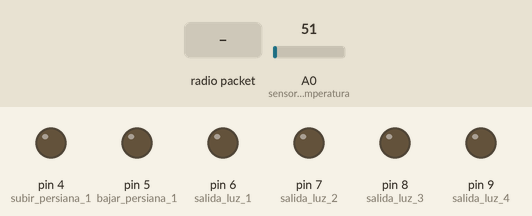
Simulated run of this sketch. Board: Arduino Uno, built with avr-gcc and run on an emulated ATmega328P. Shown: output pins drawn as LEDs (lit = HIGH). Inputs (shaded band) come from the test bench; at power-on: A0 (sensor_temperatura) = 51. No radio packets arrive unless stated.

Above: at 1.2 s.
1.3 s: radio packet "G" arrives
At 2.0 s:
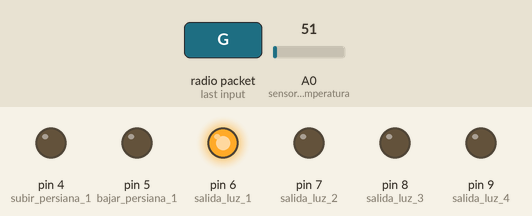
2.8 s: radio packet "Q" arrives
At 3.1 s:
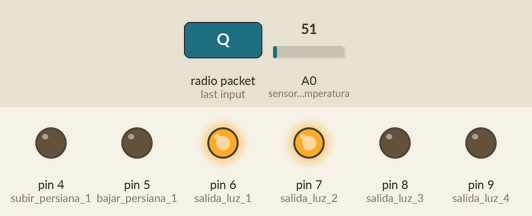
4.3 s: radio packet "F" arrives
At 5.5 s:
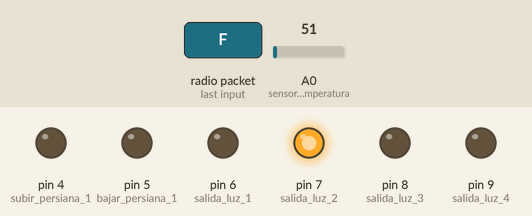
5.8 s: radio packet "e" arrives
At 6.6 s:
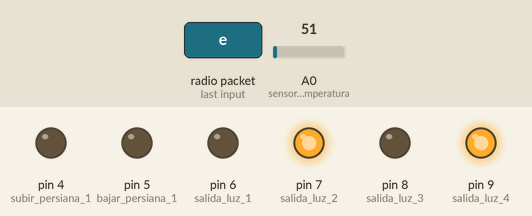
7.3 s: radio packet "P" arrives
At 7.7 s:
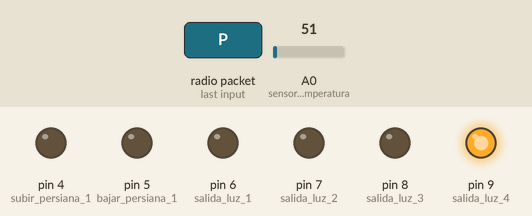
8.8 s: radio packet "G" arrives
At 10.1 s:
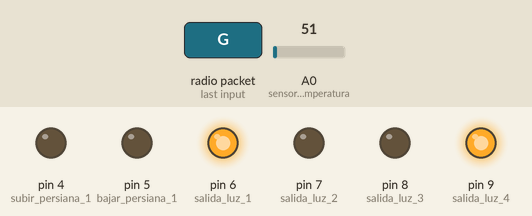
Timing chart, 0 to 11.3 s (numbered marks = the images above; inputs shaded):
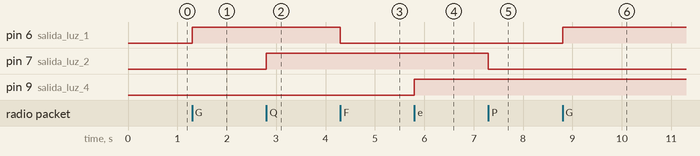

Measured:
- after the input at 1.3 s, pin 6 (salida_luz_1): LOW → HIGH at once
- after the input at 2.8 s, pin 7 (salida_luz_2): LOW → HIGH at once
- after the input at 4.3 s, pin 6 (salida_luz_1): HIGH → LOW at once
- after the input at 5.8 s, pin 9 (salida_luz_4): LOW → HIGH at once
- after the input at 7.3 s, pin 7 (salida_luz_2): HIGH → LOW at once
- after the input at 8.8 s, pin 6 (salida_luz_1): LOW → HIGH at once

The sketch:

control_domotico_receptor_inalambrico_M2.ino
```cpp
//RECEPTOR INALAMBRICO , 2 SALIDAS PULSADOR PARA PERSIANA, 4 INTERRUPTORES LUCES Y SENSOR DE TEMPERATURA

#include <SPI.h>
#include "nRF24L01.h"
#include "RF24.h"

RF24 radio(15,16);
const uint64_t pipes[2] = { 0xF0F0F0F0E1LL, 0xF0F0F0F0D2LL };

int subir_persiana_1=4;
int bajar_persiana_1=5;
int salida_luz_1=6;
int salida_luz_2=7;
int salida_luz_3=8;
int salida_luz_4=9;
int lectura_sensor_temperatura=0;
int sensor_temperatura=A0;
int contador=0;

long int entrada=0;

void setup(){
  radio.begin();
  pinMode(subir_persiana_1,OUTPUT);
  pinMode(bajar_persiana_1,OUTPUT);
  pinMode(salida_luz_1,OUTPUT);
  pinMode(salida_luz_2,OUTPUT);
  pinMode(salida_luz_3,OUTPUT);
  pinMode(salida_luz_4,OUTPUT);
  radio.setRetries(15,15);
  radio.openWritingPipe(pipes[1]);
  radio.openReadingPipe(1,pipes[0]);
  radio.startListening();
  }

void loop()
{
  entrada=0;
    while (radio.available() )
    {

// LA IDENTIFICACION PARA LOS INTERRUPTORES : PRIMERO EL NUMERO DE INTERUPTOR O PULSADOR 1,2,3...11,12,13.. ETC, SEGUIDO DE 1 PARA ENCENDER O 0 PARA APAGAR... 11, 10,101,100 111,110...

      radio.read( &entrada, sizeof(long int) );
      if (entrada==71)
      {
         digitalWrite(salida_luz_1,HIGH);
      }

      else if (entrada==70)
      {
         digitalWrite(salida_luz_1,LOW);
      }

      else if(entrada==81)
      {
        digitalWrite (salida_luz_2,HIGH);
      }

      else if(entrada==80)
      {
        digitalWrite (salida_luz_2,LOW);
      }

      else if (entrada==91)
      {
        digitalWrite (salida_luz_3,HIGH);
      }

      else if (entrada==90)
      {
        digitalWrite (salida_luz_3,LOW);
      }

      else if (entrada==101)
      {
        digitalWrite (salida_luz_4,HIGH);
      }

      else if (entrada==100)
      {
        digitalWrite (salida_luz_4,LOW);
      }

      else if (entrada==111)
      {
        digitalWrite (subir_persiana_1,HIGH);
      }

      else if (entrada==110)
      {
        digitalWrite (subir_persiana_1,LOW);
      }
      else if (entrada==121)
      {
        digitalWrite (bajar_persiana_1,HIGH);
      }

      else if (entrada==120)
      {
        digitalWrite (bajar_persiana_1,LOW);
      }
    }
delay(1);
contador++;
if (contador >=2500)
{
radio.stopListening();
lectura_sensor_temperatura=analogRead(sensor_temperatura);
lectura_sensor_temperatura=lectura_sensor_temperatura+2200;
bool ok = radio.write( &lectura_sensor_temperatura, sizeof(int) );
radio.startListening();
contador=0;
}

}
```
